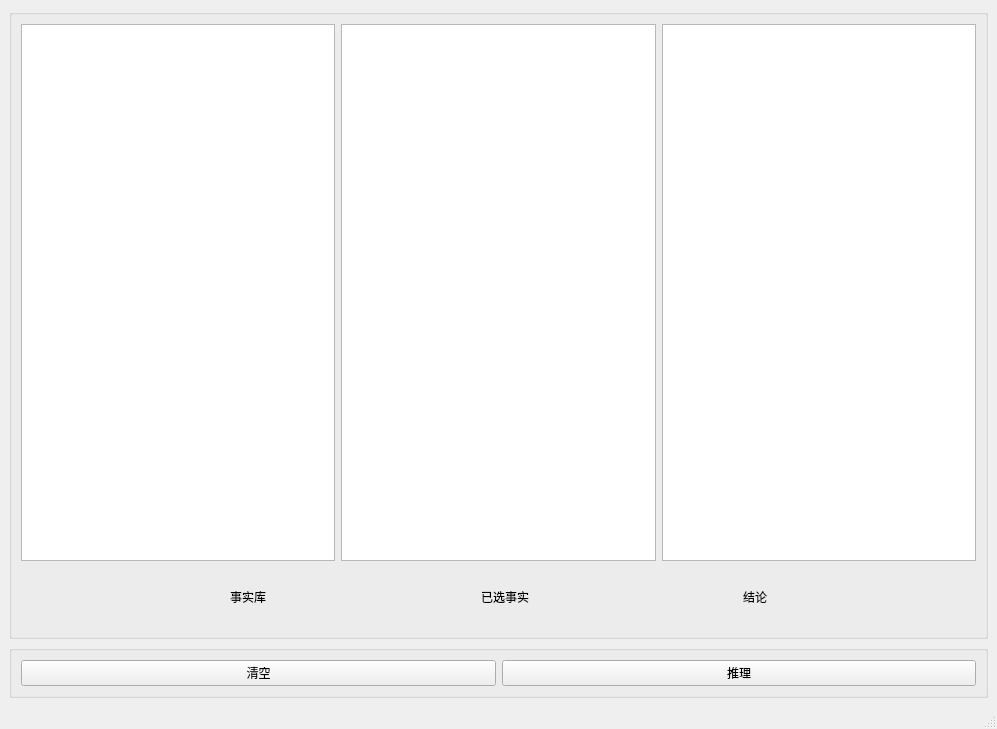
<?xml version="1.0" encoding="UTF-8"?>
<ui version="4.0">
 <class>MainWindow</class>
 <widget class="QMainWindow" name="MainWindow">
  <property name="geometry">
   <rect>
    <x>0</x>
    <y>0</y>
    <width>997</width>
    <height>729</height>
   </rect>
  </property>
  <property name="windowTitle">
   <string>MainWindow</string>
  </property>
  <widget class="QWidget" name="centralwidget">
   <layout class="QVBoxLayout" name="verticalLayout">
    <item>
     <widget class="QGroupBox" name="groupBox">
      <property name="title">
       <string/>
      </property>
      <layout class="QVBoxLayout" name="verticalLayout_4" stretch="9,1">
       <item>
        <layout class="QHBoxLayout" name="horizontalLayout">
         <item>
          <widget class="QListWidget" name="listWidget"/>
         </item>
         <item>
          <widget class="QListView" name="listView"/>
         </item>
         <item>
          <widget class="QListView" name="listView_2"/>
         </item>
        </layout>
       </item>
       <item>
        <layout class="QHBoxLayout" name="horizontalLayout_4">
         <item>
          <spacer name="horizontalSpacer_3">
           <property name="orientation">
            <enum>Qt::Horizontal</enum>
           </property>
           <property name="sizeHint" stdset="0">
            <size>
             <width>40</width>
             <height>20</height>
            </size>
           </property>
          </spacer>
         </item>
         <item>
          <widget class="QLabel" name="rules">
           <property name="text">
            <string>事实库</string>
           </property>
          </widget>
         </item>
         <item>
          <spacer name="horizontalSpacer">
           <property name="orientation">
            <enum>Qt::Horizontal</enum>
           </property>
           <property name="sizeHint" stdset="0">
            <size>
             <width>40</width>
             <height>20</height>
            </size>
           </property>
          </spacer>
         </item>
         <item>
          <widget class="QLabel" name="rules_seclected">
           <property name="text">
            <string>已选事实</string>
           </property>
          </widget>
         </item>
         <item>
          <spacer name="horizontalSpacer_2">
           <property name="orientation">
            <enum>Qt::Horizontal</enum>
           </property>
           <property name="sizeHint" stdset="0">
            <size>
             <width>40</width>
             <height>20</height>
            </size>
           </property>
          </spacer>
         </item>
         <item>
          <widget class="QLabel" name="conclusion">
           <property name="text">
            <string>结论</string>
           </property>
          </widget>
         </item>
         <item>
          <spacer name="horizontalSpacer_4">
           <property name="orientation">
            <enum>Qt::Horizontal</enum>
           </property>
           <property name="sizeHint" stdset="0">
            <size>
             <width>40</width>
             <height>20</height>
            </size>
           </property>
          </spacer>
         </item>
        </layout>
       </item>
      </layout>
     </widget>
    </item>
    <item>
     <widget class="QGroupBox" name="groupBox_2">
      <property name="title">
       <string/>
      </property>
      <layout class="QHBoxLayout" name="horizontalLayout_3">
       <item>
        <widget class="QPushButton" name="clean">
         <property name="text">
          <string>清空</string>
         </property>
        </widget>
       </item>
       <item>
        <widget class="QPushButton" name="reasoning">
         <property name="text">
          <string>推理</string>
         </property>
        </widget>
       </item>
      </layout>
     </widget>
    </item>
   </layout>
  </widget>
  <widget class="QMenuBar" name="menubar">
   <property name="geometry">
    <rect>
     <x>0</x>
     <y>0</y>
     <width>997</width>
     <height>29</height>
    </rect>
   </property>
  </widget>
  <widget class="QStatusBar" name="statusbar"/>
 </widget>
 <resources/>
 <connections/>
</ui>
